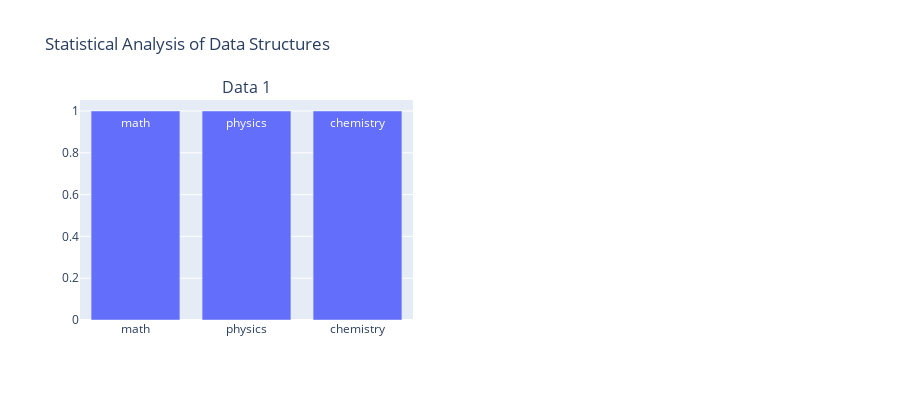
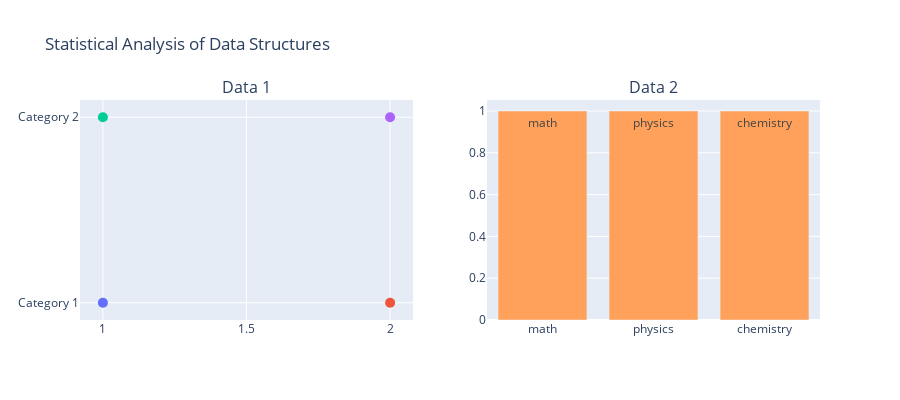
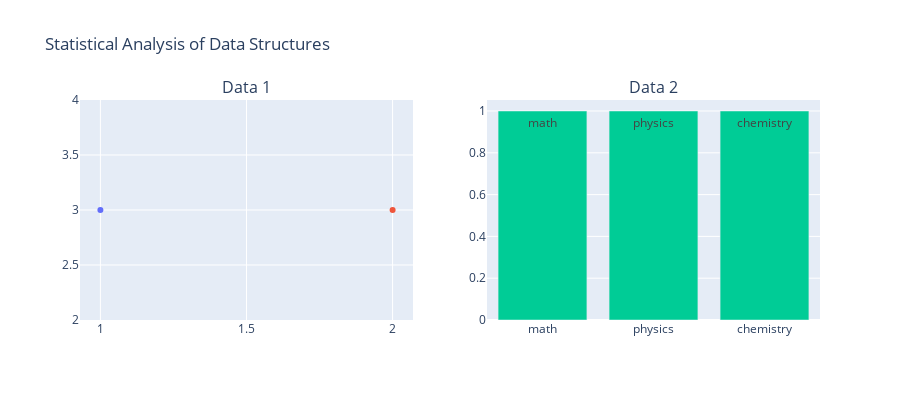

Source (notebook cell) for these figures, in order:
### Code cell
from typing import List, Dict, Union
import plotly.graph_objects as go
from plotly.subplots import make_subplots

def plot_data_structures(
    *data_structures: Union[Dict[str, List[List[str]]], List[List[str]], List[str]]
) -> None:
    """
    Plots various data structures using Plotly based on user input.

    Args:
        *data_structures: Variable number of data structures, which can be:
            - A dictionary where the keys are the names of the categories,
              and the values are lists of lists of strings.
            - A list of lists of strings.
            - A list of strings.

    Returns:
        None
    """
    num_plots = len(data_structures)
    num_rows = (num_plots + 1) // 2
    num_cols = 2

    # Create subplots
    fig = make_subplots(rows=num_rows, cols=num_cols, subplot_titles=[f"Data {i+1}" for i in range(num_plots)])

    for i, data in enumerate(data_structures, start=1):
        if isinstance(data, dict):
            # Plot dictionary of lists of lists of strings
            for category, nested_lists in data.items():
                for j, string_list in enumerate(nested_lists, start=1):
                    string_data = ", ".join(string_list)
                    trace = go.Scatter(
                        x=[j],
                        y=[category],
                        mode="markers",
                        marker=dict(size=10),
                        text=string_data,
                        hoverinfo="text",
                        name=category,
                    )
                    fig.add_trace(trace, row=(i - 1) // num_cols + 1, col=(i - 1) % num_cols + 1)
        elif isinstance(data, list) and isinstance(data[0], list):
            # Plot list of lists of strings
            for j, string_list in enumerate(data, start=1):
                string_data = ", ".join(string_list)
                trace = go.Scatter(
                    x=[j],
                    y=[len(string_list)],
                    mode="lines+markers",
                    text=string_data,
                    hoverinfo="text",
                    name=f"List {j}",
                )
                fig.add_trace(trace, row=(i - 1) // num_cols + 1, col=(i - 1) % num_cols + 1)
        elif isinstance(data, list) and isinstance(data[0], str):
            # Plot list of strings
            trace = go.Bar(
                x=data,
                y=[1] * len(data),
                text=data,
                textposition="auto",
                name="String List",
            )
            fig.add_trace(trace, row=(i - 1) // num_cols + 1, col=(i - 1) % num_cols + 1)

    # Customize layout
    fig.update_layout(
        title="Statistical Analysis of Data Structures",
        height=num_rows * 400,
        showlegend=False,
    )

    # Display the plot
    fig.show()


# Example usage
data1 = {
    "Category 1": [
        ["apple", "banana", "orange"],
        ["dog", "cat", "bird"],
    ],
    "Category 2": [
        ["red", "blue", "green"],
        ["car", "bike", "train"],
    ],
}

data2 = [
    ["python", "java", "c++"],
    ["html", "css", "javascript"],
]

data3 = ["math", "physics", "chemistry"]

# User can provide any combination of data structures
plot_data_structures(data3)
plot_data_structures(data1, data3)
plot_data_structures(data2, data3)
plot_data_structures(data1, data2, data3)

### Figure 1 — Plotly figure (JSON) as saved in the notebook; plotly's stock layout.template omitted (floating-point values rounded to 4 significant figures)
{"data": [{"name": "String List", "text": ["math", "physics", "chemistry"], "textposition": "auto", "type": "bar", "x": ["math", "physics", "chemistry"], "xaxis": "x", "y": [1, 1, 1], "yaxis": "y"}], "layout": {"annotations": [{"font": {"size": 16}, "showarrow": false, "text": "Data 1", "x": 0.225, "xanchor": "center", "xref": "paper", "y": 1, "yanchor": "bottom", "yref": "paper"}], "height": 400, "showlegend": false, "title": {"text": "Statistical Analysis of Data Structures"}, "xaxis": {"anchor": "y", "domain": [0, 0.45]}, "xaxis2": {"anchor": "y2", "domain": [0.55, 1]}, "yaxis": {"anchor": "x", "domain": [0, 1]}, "yaxis2": {"anchor": "x2", "domain": [0, 1]}}}

### Figure 2 — Plotly figure (JSON) as saved in the notebook; plotly's stock layout.template omitted (floating-point values rounded to 4 significant figures)
{"data": [{"hoverinfo": "text", "marker": {"size": 10}, "mode": "markers", "name": "Category 1", "text": "apple, banana, orange", "type": "scatter", "x": [1], "xaxis": "x", "y": ["Category 1"], "yaxis": "y"}, {"hoverinfo": "text", "marker": {"size": 10}, "mode": "markers", "name": "Category 1", "text": "dog, cat, bird", "type": "scatter", "x": [2], "xaxis": "x", "y": ["Category 1"], "yaxis": "y"}, {"hoverinfo": "text", "marker": {"size": 10}, "mode": "markers", "name": "Category 2", "text": "red, blue, green", "type": "scatter", "x": [1], "xaxis": "x", "y": ["Category 2"], "yaxis": "y"}, {"hoverinfo": "text", "marker": {"size": 10}, "mode": "markers", "name": "Category 2", "text": "car, bike, train", "type": "scatter", "x": [2], "xaxis": "x", "y": ["Category 2"], "yaxis": "y"}, {"name": "String List", "text": ["math", "physics", "chemistry"], "textposition": "auto", "type": "bar", "x": ["math", "physics", "chemistry"], "xaxis": "x2", "y": [1, 1, 1], "yaxis": "y2"}], "layout": {"annotations": [{"font": {"size": 16}, "showarrow": false, "text": "Data 1", "x": 0.225, "xanchor": "center", "xref": "paper", "y": 1, "yanchor": "bottom", "yref": "paper"}, {"font": {"size": 16}, "showarrow": false, "text": "Data 2", "x": 0.775, "xanchor": "center", "xref": "paper", "y": 1, "yanchor": "bottom", "yref": "paper"}], "height": 400, "showlegend": false, "title": {"text": "Statistical Analysis of Data Structures"}, "xaxis": {"anchor": "y", "domain": [0, 0.45]}, "xaxis2": {"anchor": "y2", "domain": [0.55, 1]}, "yaxis": {"anchor": "x", "domain": [0, 1]}, "yaxis2": {"anchor": "x2", "domain": [0, 1]}}}

### Figure 3 — Plotly figure (JSON) as saved in the notebook; plotly's stock layout.template omitted (floating-point values rounded to 4 significant figures)
{"data": [{"hoverinfo": "text", "mode": "lines+markers", "name": "List 1", "text": "python, java, c++", "type": "scatter", "x": [1], "xaxis": "x", "y": [3], "yaxis": "y"}, {"hoverinfo": "text", "mode": "lines+markers", "name": "List 2", "text": "html, css, javascript", "type": "scatter", "x": [2], "xaxis": "x", "y": [3], "yaxis": "y"}, {"name": "String List", "text": ["math", "physics", "chemistry"], "textposition": "auto", "type": "bar", "x": ["math", "physics", "chemistry"], "xaxis": "x2", "y": [1, 1, 1], "yaxis": "y2"}], "layout": {"annotations": [{"font": {"size": 16}, "showarrow": false, "text": "Data 1", "x": 0.225, "xanchor": "center", "xref": "paper", "y": 1, "yanchor": "bottom", "yref": "paper"}, {"font": {"size": 16}, "showarrow": false, "text": "Data 2", "x": 0.775, "xanchor": "center", "xref": "paper", "y": 1, "yanchor": "bottom", "yref": "paper"}], "height": 400, "showlegend": false, "title": {"text": "Statistical Analysis of Data Structures"}, "xaxis": {"anchor": "y", "domain": [0, 0.45]}, "xaxis2": {"anchor": "y2", "domain": [0.55, 1]}, "yaxis": {"anchor": "x", "domain": [0, 1]}, "yaxis2": {"anchor": "x2", "domain": [0, 1]}}}
